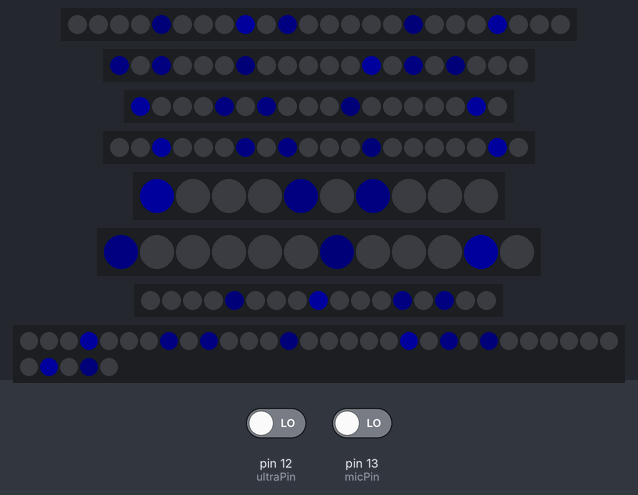
A sketch run on a simulated Arduino Uno, built with avr-gcc and run on an emulated ATmega328P. On the bench: 24 RGB LEDs in strip order, left to right, 2 × 20 RGB LEDs in strip order, left to right, 18 RGB LEDs in strip order, left to right, 10 RGB LEDs in strip order, left to right, 12 RGB LEDs in strip order, left to right, 17 RGB LEDs in strip order, left to right, 35 RGB LEDs in strip order, left to right, continuing on the next row. The inputs (shaded band) are chosen by the test bench; at power-on: pin 12 (ultraPin) LOW, pin 13 (micPin) LOW. Dim RGB values are drawn brighter than linear; random numbers use the default seed unless the sketch sets one; what the sketch prints to the serial monitor is not drawn.

Above: at 4.2 s.
4.3 s: pin 12 (ultraPin) driven HIGH
At 4.49 s:
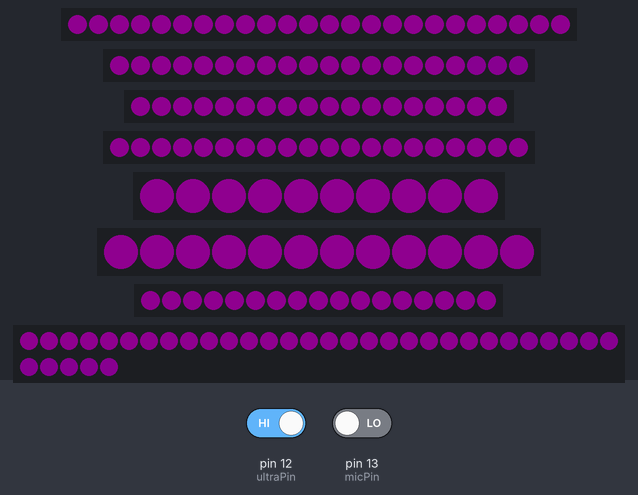
6.2 s: pin 13 (micPin) driven HIGH
At 7.16 s:
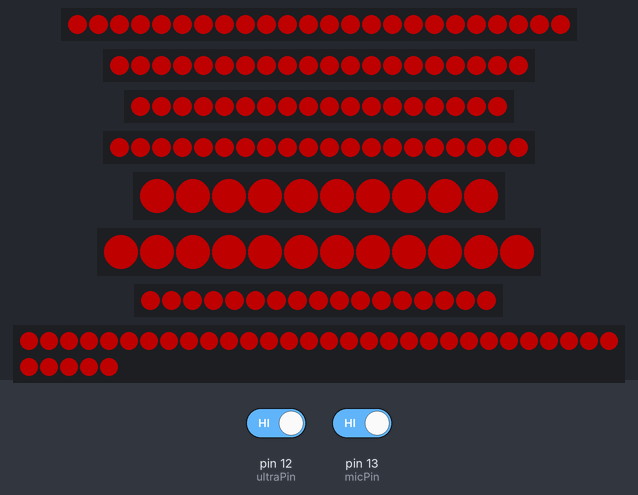
9.2 s: pin 12 (ultraPin) driven LOW
At 9.39 s:
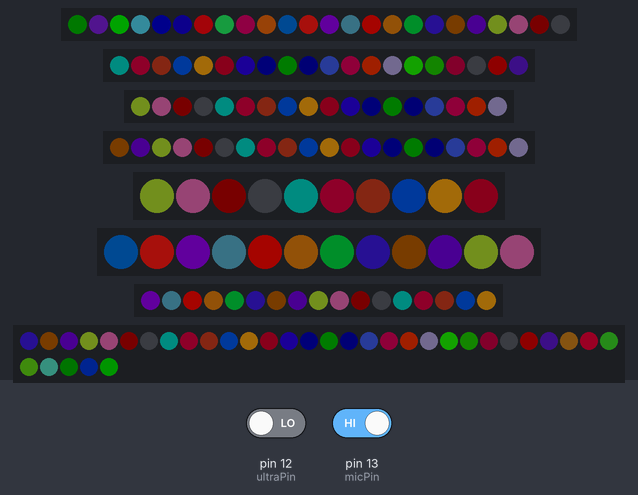
11.0 s: pin 13 (micPin) driven LOW
At 11.1 s:
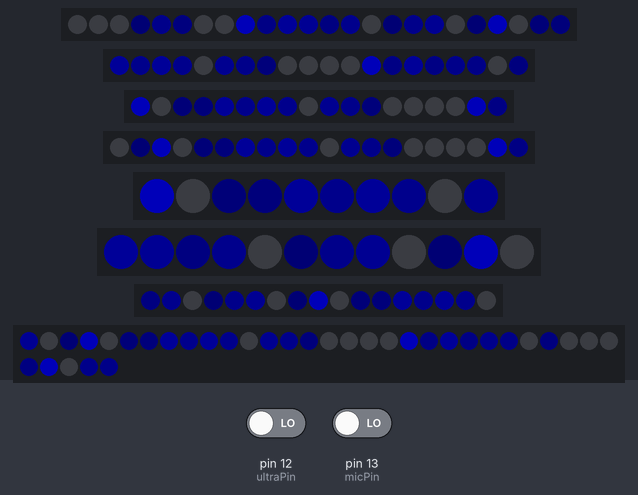
12.5 s: pin 13 (micPin) driven HIGH
At 12.64 s:
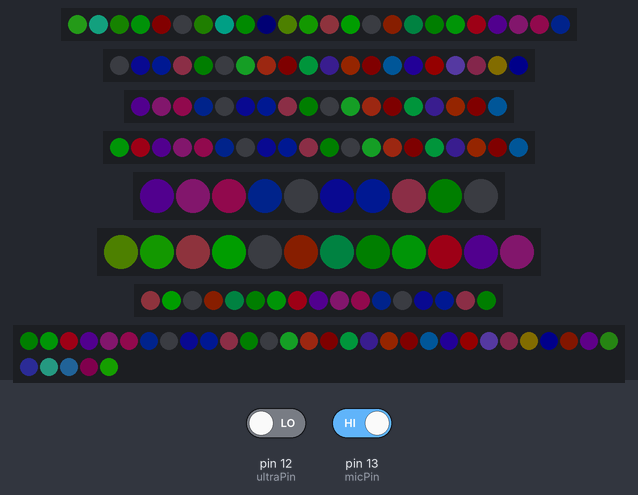
14.2 s: pin 12 (ultraPin) driven HIGH
At 16.59 s:
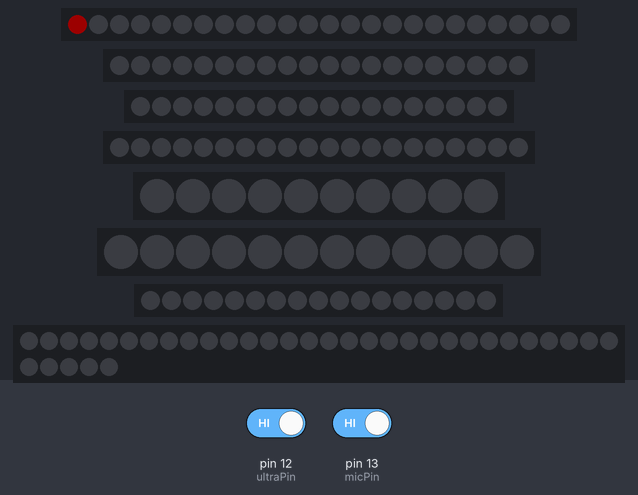

The sketch:

democheckpt.ino
```cpp
#include <FastLED.h>

//Define number of LEDs per strip
#define NUM_LEDS_PART_1 24
#define NUM_LEDS_PART_2 20
#define NUM_LEDS_PART_3 18
#define NUM_LEDS_PART_4 20
#define NUM_LEDS_PART_5 10
#define NUM_LEDS_PART_6 12
#define NUM_LEDS_PART_7 17
#define NUM_LEDS_BOT 35

//Define number of LEDs in overall strip
#define NUM_LEDS (NUM_LEDS_PART_1 + NUM_LEDS_PART_2 + NUM_LEDS_PART_3 + NUM_LEDS_PART_4 + NUM_LEDS_PART_5 + NUM_LEDS_PART_6 + NUM_LEDS_PART_7 + NUM_LEDS_BOT)
#define BRIGHTNESS      80

//Define strip object
CRGB ledstrip[NUM_LEDS];

float fadingInt[76];
int remainingInt[76];

const int ultraPin = 12;
const int micPin = 13;
unsigned long desiredChangeRate = 80;
unsigned long flashRate = 120;
bool scaredFlag = false;
bool ascent = true;
bool dist = false;
bool vel = false;
unsigned long timeSinceLastUpdate = 0;
unsigned long lastTargetTime = 0;
unsigned long timeSinceLastFlash = 0;
unsigned long timeSinceLastChange = 0;
int numFlashes = 8;

unsigned long offTime = 0;

void setup() {
  delay(3000);  //delay 3 seconds for safety purposes

  //Add LED strips
  FastLED.addLeds<NEOPIXEL, 9>(ledstrip, 0, NUM_LEDS_PART_1);
  FastLED.addLeds<NEOPIXEL, 3>(ledstrip, NUM_LEDS_PART_1, NUM_LEDS_PART_2);
  FastLED.addLeds<NEOPIXEL, 4>(ledstrip, NUM_LEDS_PART_2, NUM_LEDS_PART_3);
  FastLED.addLeds<NEOPIXEL, 5>(ledstrip, NUM_LEDS_PART_3, NUM_LEDS_PART_4);
  FastLED.addLeds<NEOPIXEL, 6>(ledstrip, NUM_LEDS_PART_4, NUM_LEDS_PART_5);
  FastLED.addLeds<NEOPIXEL, 10>(ledstrip, NUM_LEDS_PART_5, NUM_LEDS_PART_6);
  FastLED.addLeds<NEOPIXEL, 11>(ledstrip, NUM_LEDS_PART_6, NUM_LEDS_PART_7);
  FastLED.addLeds<NEOPIXEL, 2>(ledstrip, NUM_LEDS_PART_7, NUM_LEDS_BOT);

  pinMode(ultraPin, INPUT);
  pinMode(micPin, INPUT);
  Serial.begin(9600); //Initialize Serial monitor
  FastLED.setBrightness(BRIGHTNESS);  //Set global brightness
  FastLED.clear();
  for (int i = 0; i < 76; i = i + 2) {
    fadingInt[i] = random(10, 20);
    remainingInt[i] = fadingInt[76];
  }
}

void loop() {
  //Read incoming signal
  bool ultraVal = digitalRead(ultraPin);
  bool micVal = digitalRead(micPin);
  if (ultraVal != dist) {
    dist = ultraVal;
  }
  if (micVal != vel) {
    vel = micVal;
  }

  //SCARED
  if (dist == 1 && vel == 1) {
    if (millis() - timeSinceLastFlash > flashRate) {
      for (int i = 0; i < NUM_LEDS; i++) {
        if (numFlashes >= 0) {
          scaredFlash(ledstrip[i], numFlashes);
        }
        if (numFlashes <= 0) {
          terrified(ledstrip[i]);
        }
        if (numFlashes < -10) {
          numFlashes = 8;
        }
      }
      timeSinceLastFlash = millis();
      numFlashes--;
    }
  }

  if ((millis() - timeSinceLastChange) > desiredChangeRate) {
    for (int i = 0; i < NUM_LEDS; i++) {
      //TIMID
      if (dist == 1 && vel == 0) {
        timid(ledstrip[i]);
      }

      //TRUSTING
      if (dist == 0 && vel == 1) {
        trusting(ledstrip[i]);
      }
    }

    //STOIC
    if (ultraVal == 0 && micVal == 0) {
      for (int i; i < NUM_LEDS; i++) {
        ledstrip[i].g = 0;
        ledstrip[i].r = 0;
      }
      Serial.println("STOIC");
      for (int i = 0; i < 76; i = i + 2) {
        ledstrip[i] = dim8_raw((exp(sin(remainingInt[i] / fadingInt[i] * PI)) - 0.36787944) * 108.0);
        ledstrip[i].r = 0;
        if (!--remainingInt[i]) {
          fadingInt[i] = random(10, 20);
          remainingInt[i] = fadingInt[i];
        }
        //timid(ledstrip[i]);
      }
    }
    timeSinceLastChange = millis();
  }
  FastLED.show();
}

void terrified(CRGB & led) {
  //Makes the wisp quickly flash red, might go well with the shivering of terrified
  int bright = random8(100, 200);
  int brightG = random8(80);

  int valR = dim8_raw(random(100, 200));
  //Uncomment for orange flashes
  int valG = dim8_raw(random(0, 80));

  led.r = scale8(valR, bright);
  led.g = 0; //scale8(valG, bright);  //uncomment for the orange flashes
  led.b = 0;

}

void trusting(CRGB & led) {
  //Makes the wisp "sparkle" with random RGB colors, might go well with the shivering of terrified
  int brightR = random8(150);
  int brightG = random8(150);
  int brightB = random8(150);


  int valR = dim8_raw(random8(255));
  int valG = dim8_raw(random8(255));
  int valB = dim8_raw(random8(255));

  led.r = scale8(valR, brightR);
  led.g = scale8(valG, brightG);
  led.b = scale8(valB, brightB);
}

void scaredFlash(CRGB & led, int numFlashes) {
  if (numFlashes % 2 == 0) {
    led = CRGB::Black;
  }
  else if (numFlashes % 2 != 0) {
    led = CRGB::Red;
  }
}

void timid(CRGB & led) {
  float bright = dim8_raw((exp(sin(millis() / 2000.0 * PI)) - 0.36787944) * 108.0);
  led.b = scale8(150, bright);
  led.g = 0;
  led.r = 50;
}
```
